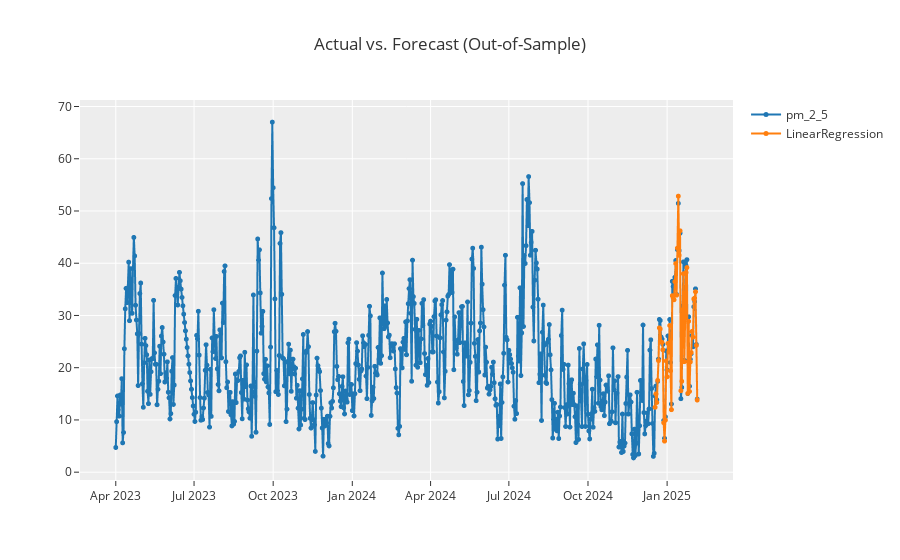

Source (notebook cell):
### Code cell
# predictions = predict_model(tuned_arima)  # ทำนายข้อมูล 7 วัน
predictions3 = predict_model(arima_model)  # ทำนายข้อมูล 7 วัน
# print(predictions)
print(predictions3)
plot_model(arima_model, plot="forecast")  # พล็อตกราฟ
# lfdm
# lsdm
# rnn

### Figure 1 — Plotly figure (JSON) as saved in the notebook; plotly's stock layout.template omitted (floating-point values rounded to 4 significant figures; data arrays with more than 128 entries replaced by an {"elided": "..."} marker saying what was removed)
{"data": [{"line": {"color": "rgb(31, 119, 180)", "width": 2}, "marker": {"color": "rgb(31, 119, 180)", "size": 5}, "mode": "lines+markers", "name": "pm_2_5", "type": "scattergl", "x": {"elided": "677 str values"}, "xaxis": "x", "y": {"elided": "677 float values"}, "yaxis": "y"}, {"line": {"color": "rgb(255, 127, 14)", "width": 2}, "marker": {"color": "rgb(255, 127, 14)", "size": 5}, "mode": "lines+markers", "name": "LinearRegression", "type": "scattergl", "x": {"elided": "677 str values"}, "xaxis": "x", "y": {"elided": "677 float values"}, "yaxis": "y"}], "layout": {"showlegend": true, "title": {"text": "Actual vs. Forecast (Out-of-Sample)"}, "xaxis": {"anchor": "y", "domain": [0, 1]}, "yaxis": {"anchor": "x", "domain": [0, 1]}}}
